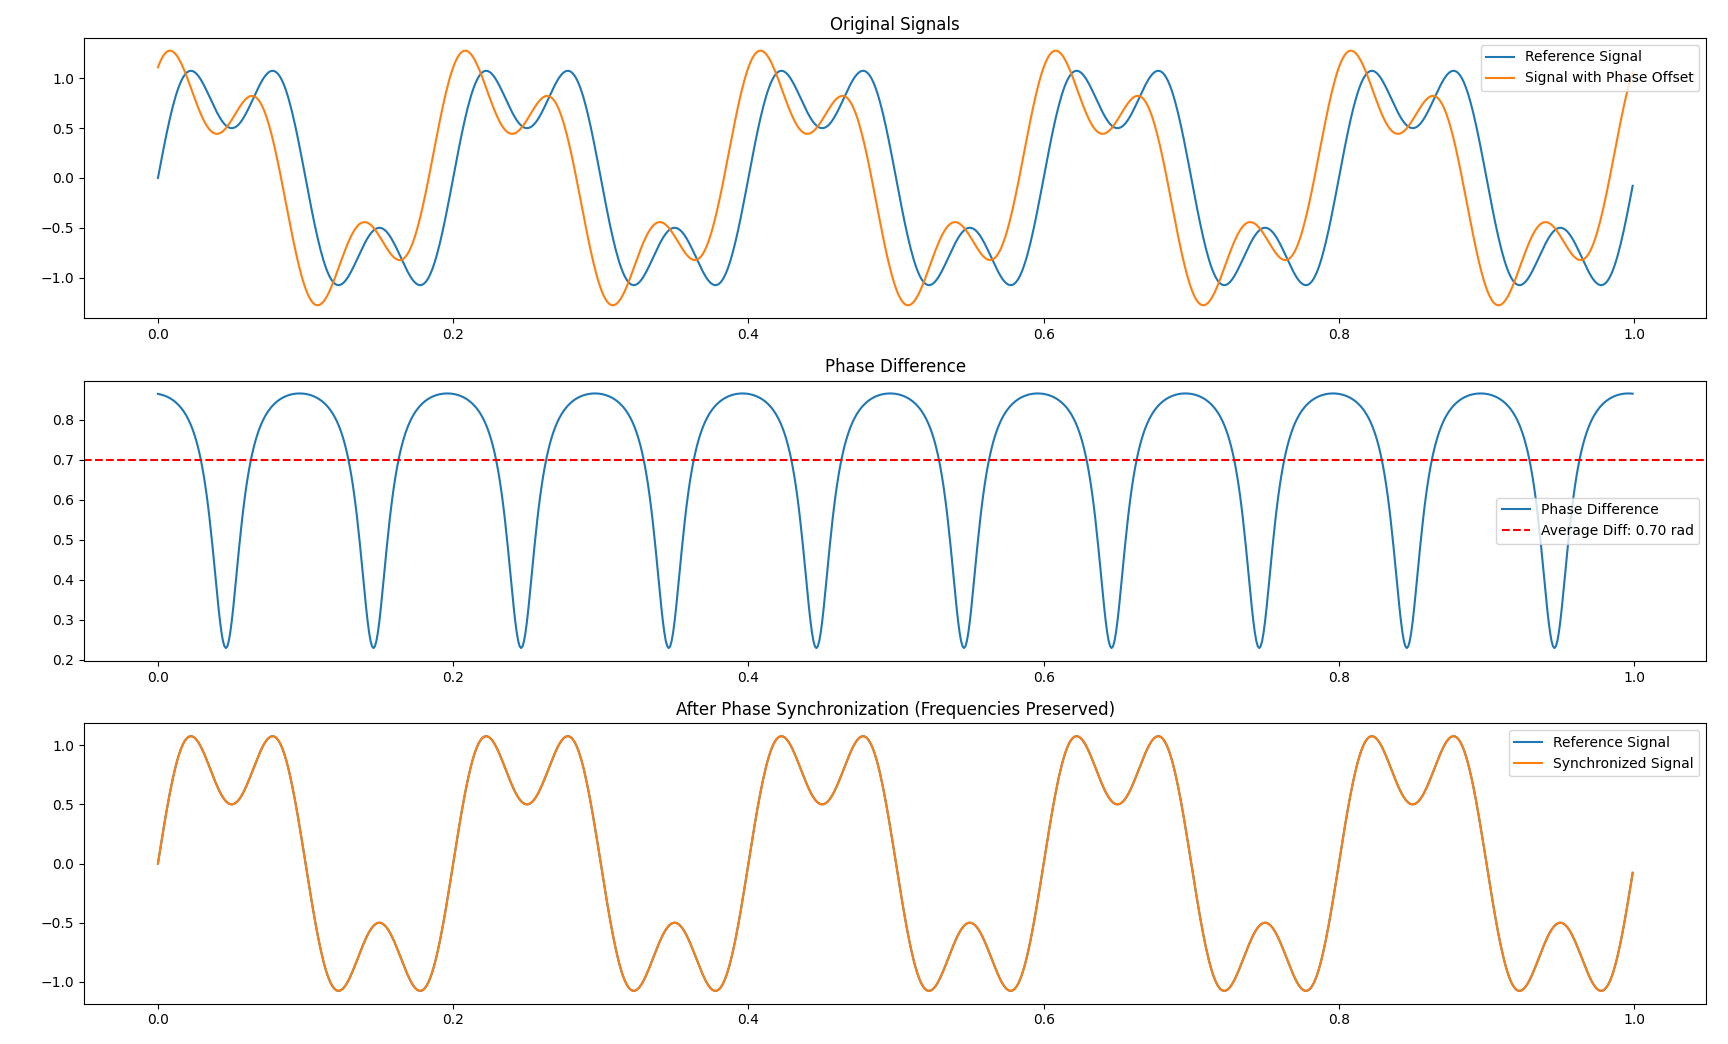

Here is the Python script that generated this plot:
import numpy as np
import matplotlib.pyplot as plt
from scipy.signal import hilbert

# Define the missing functions
def measure_phase_difference(signal1, signal2):
    # Get analytic signal (complex signal with real and imaginary parts)
    analytic_signal1 = hilbert(signal1)
    analytic_signal2 = hilbert(signal2)
    
    # Extract instantaneous phase
    phase1 = np.unwrap(np.angle(analytic_signal1))
    phase2 = np.unwrap(np.angle(analytic_signal2))
    
    # Calculate phase difference
    phase_diff = phase1 - phase2
    
    return phase_diff

def sync_phase_fft(signal_to_adjust, reference_signal):
    # Compute FFTs
    fft_ref = np.fft.fft(reference_signal)
    fft_adj = np.fft.fft(signal_to_adjust)
    
    # Get magnitudes and phases
    mag_adj = np.abs(fft_adj)
    phase_ref = np.angle(fft_ref)
    
    # Create new FFT using magnitude of signal_to_adjust but phase of reference
    fft_synced = mag_adj * np.exp(1j * phase_ref)
    
    # Convert back to time domain
    synced_signal = np.real(np.fft.ifft(fft_synced))
    
    return synced_signal

# Generate example signals - a mix of frequencies with phase offsets
fs = 1000  # Sample rate
t = np.arange(1000) / fs
# Reference signal - mix of 5Hz and 15Hz
reference = np.sin(2*np.pi*5*t) + 0.5*np.sin(2*np.pi*15*t)
# Signal to synchronize - same frequencies but different phases
to_sync = np.sin(2*np.pi*5*t + 0.7) + 0.5*np.sin(2*np.pi*15*t + 1.2)

# Measure overall phase difference
phase_diff = measure_phase_difference(to_sync, reference)
avg_phase = np.mean(phase_diff)
print(f"Average phase difference: {avg_phase:.2f} radians")

# Synchronize using FFT method to preserve frequencies
synced_signal = sync_phase_fft(to_sync, reference)

# Plot results
plt.figure(figsize=(12, 10))
plt.subplot(311)
plt.plot(t, reference, label='Reference Signal')
plt.plot(t, to_sync, label='Signal with Phase Offset')
plt.legend()
plt.title('Original Signals')

plt.subplot(312)
plt.plot(t, phase_diff, label='Phase Difference')
plt.axhline(avg_phase, color='r', linestyle='--',
           label=f'Average Diff: {avg_phase:.2f} rad')
plt.legend()
plt.title('Phase Difference')

plt.subplot(313)
plt.plot(t, reference, label='Reference Signal')
plt.plot(t, synced_signal, label='Synchronized Signal')
plt.legend()
plt.title('After Phase Synchronization (Frequencies Preserved)')

plt.tight_layout()
plt.show()

# Verify frequency content is preserved
def plot_spectrum(signal, fs, label):
    spectrum = np.abs(np.fft.rfft(signal))
    freqs = np.fft.rfftfreq(len(signal), 1/fs)
    plt.plot(freqs, spectrum, label=label)

plt.figure(figsize=(10, 6))
plot_spectrum(to_sync, fs, "Original Signal")
plot_spectrum(synced_signal, fs, "Synchronized Signal")
plt.xlabel('Frequency (Hz)')
plt.ylabel('Amplitude')
plt.title('Frequency Spectrum Comparison')
plt.legend()
plt.grid(True)
plt.show()
